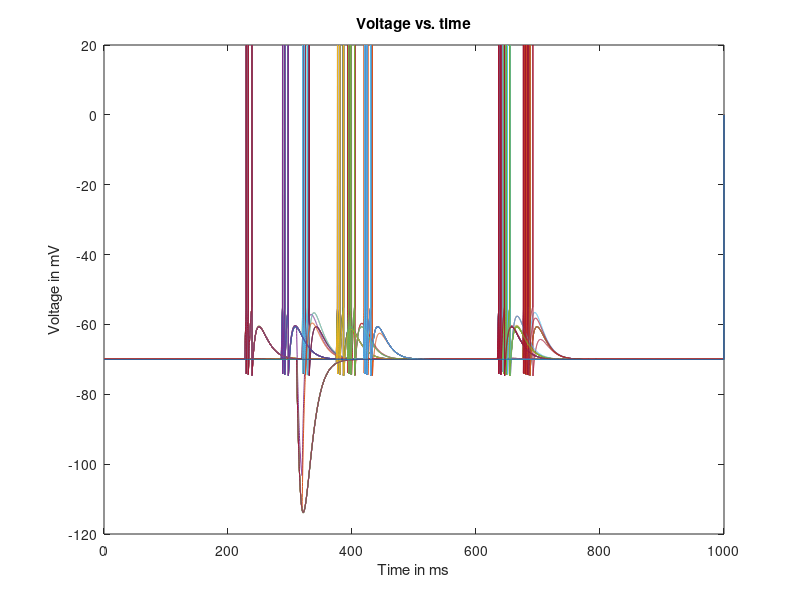

MATLAB code to generate this figure: (Note: this script raises an error after producing the figure.)
% Lab 2: Build an integrate-and-fire model neuron and observe its spiking  
%             for various levels of injected current 

clear
close all
clc


%DEFINE PARAMETERS 
inpN = 100;             % Number of input neurons to one output neuron
inpConn = .2;           % connection probability for input to output
exc_exc_Conn = .1;      % 10% connection probability for recurrent exc
inh_exc_Conn = .2;      % 20% connection probability for inh to exc

N = 50;
inhProb = .2;

% Input distribution
k_inh = 1*(rand(inpN,1)<inhProb);
k_exc = ~k_inh;
inhInds = find(k_exc~=1);
excInds = find(k_exc==1);
numExc = length(excInds);
numInh = length(inhInds);

% Hidden layer distribution
hiddenInh = 1*(rand(N,1)<inhProb);
hiddenExc = ~hiddenInh;
hidInhInds = find(hiddenExc~=1);
hidExcInds = find(hiddenExc==1);
excN = length(hidExcInds);
inhN = length(hidInhInds);

dt = 0.1;               % time step [ms] 
t_end = 1000;           % total time of run [ms] 
t_StimStart = 100;      % time to start injecting current [ms] 
t_StimEnd = 400;        % time to end injecting current [ms] 
E_L = -70;              % resting membrane potential [mV] 
V_th = -55;             % spike threshold [mV] 
V_reset = -75;          % value to reset voltage to after a spike [mV] 
V_spike = 20;           % value to draw a spike to, when cell spikes [mV] 
R_m = 10;               % membrane resistance [MOhm]. NOTE: If high, is more sensitive to injected current.
tau = 10;               % membrane time constant [ms] 
f_rate = 0.0002;         % ms^-1

T = ceil(1000/dt);      % Number of time steps per ms.

%DEFINE INITIAL VALUES AND VECTORS TO HOLD RESULTS 
t_vect = 0:dt:t_end;                        % will hold vector of times 
V_vect = zeros(N,length(t_vect));           % initialize the voltage vector (runs faster)
V_plot_vect = zeros(N,length(t_vect));      % pretty version of V_vect to be plotted, that displays a spike 
                                            % whenever voltage reaches threshold 
                                      % index denoting which element of V is being assigned 
V_inf = zeros(N,1);
V_vect(:,1)= E_L;                             % first element of V, i.e. value of V at t=0 
V_plot_vect(:,1) = V_vect(1);                 % if no spike, then just plot the actual voltage V 

%INTEGRATE THE EQUATION tau*dV/dt = -V + E_L + I_e*R_m 
I_Stim = 1.51;                                  % magnitude of pulse of injected current [nA] 
I_e_vect = zeros(1,t_StimStart/dt);             % portion of I_e_vect from t=0 to t=t_StimStart 
I_e_vect = [I_e_vect  I_Stim*ones(1,1+ ...
    ((t_StimEnd-t_StimStart)/dt))];             % add portion from t=t_StimStart to t=t_StimEnd 
I_e_vect = [I_e_vect  zeros(1, ...
    (t_end-t_StimEnd)/dt)];                     % add portion from t=t_StimEnd to t=t_end 


g_in = zeros(inpN,1);
E_in = zeros(inpN,1);

g = zeros(N,1);
E = zeros(N,1);
E(hidInhInds) = -85;

w_in = 0.07 * (rand(N,inpN) < inpConn);
w_exc_exc = 0.000000005 * (rand(excN,excN) < exc_exc_Conn);
w_inh_exc = .0001 * (rand(inhN,excN) < inh_exc_Conn);

% SYNAPTIC INPUT MODEL
% I_syn = sum(w_in*g_in(t)*(E_in-v(t))
% g_in = g_in/tau
% To compute avg firing rate, want # spikes/ sec.
% Interspike interval: time between ith and i+1th spike (is). Corresp. FR
% is 1/tisi.

numSpk = zeros(N,1);        % hold number of spikes that have occurred for this neuron.
spkMat = zeros(N,length(t_vect));   % hold spikes per neuron over time to make a raster plot
fired = 0;

for t=1:T-1   %loop through values of t in steps of dt ms   
    if t*dt > 200 && t*dt < 700 % provide input current over ms = 200:700
        temp_p = rand(inpN,1)<f_rate*dt;
        p(excInds,:) = temp_p(excInds);
        p(inhInds,:) = -1*(temp_p(inhInds));
    else
        p = 0;
    end
    
    % update conductance of g_in
    g_in = g_in + p;
    I_app = w_in * (g_in .* E_in)-(w_in * g_in) .* V_vect(:,t);
    I_app = I_app - (w_in * g_in) .* V_vect(t);
    g_in = (1-dt/tau) * g_in;
    
    % update recurrent connection conductances
    g = g + fired;
    I_inh = w_inh_exc * (g(hidExcInds,:) .* E(hidExcInds,:)) - ...
        (w_inh_exc * g(hidExcInds,:)) .* V_vect(hidInhInds,t);
    I_exc = w_exc_exc * (g(hidExcInds,:) .* E(hidExcInds,:)) - ...
        (w_exc_exc * g(hidExcInds,:)) .* V_vect(hidExcInds,t);
    
    I_app(hidInhInds) = I_app(hidInhInds) + I_inh;
    I_app(hidExcInds) = I_app(hidExcInds) + I_exc;
    g = (1-dt/tau)*g;
    
    V_inf = E_L + I_app*R_m;        
    %V_inf(inhInds) = E_L - I_app(inhInds)*R_m;
    
    % value that V_vect is exponentially decaying towards at this time step 
    % next line does the integration update rule 
    V_vect(:,t+1) = V_inf + (V_vect(:,t) - V_inf)*exp(-dt/tau);
    
    fired = V_vect(:,t+1)>=V_th;
    inds_spk = find(V_vect(:,t+1) >= V_th);
    inds_noSpk = find(V_vect(:,t+1) <= V_th);
    
%     if any(V_vect(:,t+1)>V_th)
%         disp('at least one cell spiked');
%         pause
%     end

    %if (V_vect(:,t+1) > V_th)                 % cell spiked 
            V_vect(inds_spk,t+1) = V_reset;          % set voltage back to V_reset 
            V_plot_vect(inds_spk,t+1) = V_spike;     % set vector that will be plotted to show a spike here 
            numSpk(inds_spk) = numSpk(inds_spk) + 1;
            spkMat(inds_spk,t) = 1;
           
    %else   
%             % voltage didn't cross threshold so cell does not spike
%             V_plot_vect(t+1) = V_vect(t+1); % plot the actual voltage 
            V_plot_vect(inds_noSpk,t+1) = V_vect(inds_noSpk,t+1);
    %end  
   
end 

avgFR = 1000*numSpk/(t_StimEnd-t_StimStart);     % gives us average FR in Hz.

%MAKE PLOTS 
figure(1) 
plot(t_vect, V_plot_vect);   
title('Voltage vs. time'); 
xlabel('Time in ms'); 
ylabel('Voltage in mV'); 

figure;
grpID = 'Hidden Layer';
plotRaster(spkMat,grpID,excInds,inhInds);